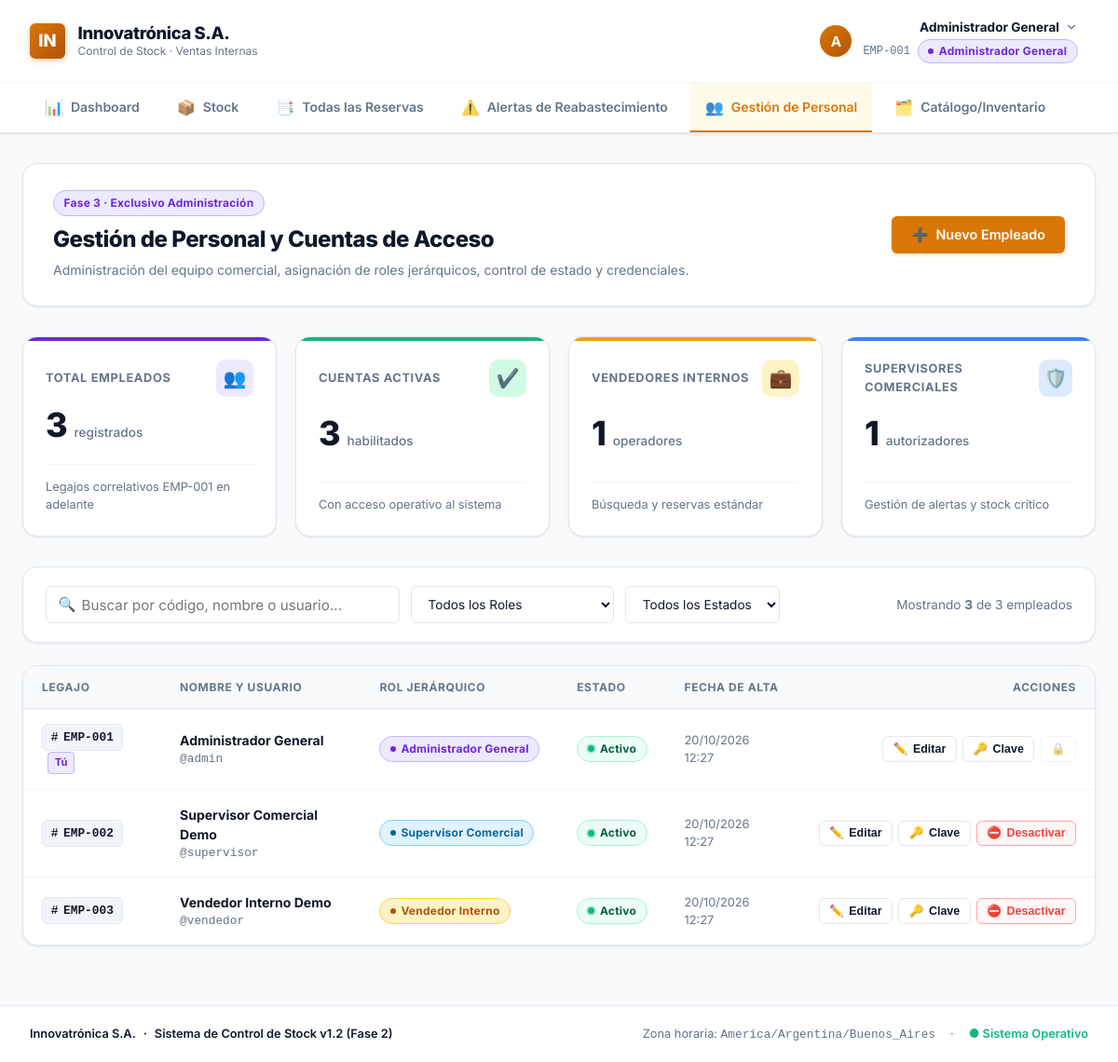
/usuarios.php (signed in), run on the app's committed database.
### tables this page shows
CREATE TABLE usuarios (
  id_empleado INT AUTO_INCREMENT PRIMARY KEY,
  codigo_empleado VARCHAR(20) NOT NULL UNIQUE,
  nombre VARCHAR(100) NOT NULL,
  usuario VARCHAR(50) NOT NULL UNIQUE,
  password_hash VARCHAR(255) NOT NULL,
  rol ENUM('VENDEDOR_INTERNO', 'SUPERVISOR_COMERCIAL', 'ADMIN') NOT NULL,
  activo TINYINT(1) NOT NULL DEFAULT 1,
  debe_cambiar_password TINYINT(1) NOT NULL DEFAULT 0,
  intentos_fallidos INT NOT NULL DEFAULT 0,
  bloqueado_hasta DATETIME NULL,
  creado_en DATETIME NOT NULL DEFAULT CURRENT_TIMESTAMP,
  actualizado_en DATETIME NOT NULL DEFAULT CURRENT_TIMESTAMP ON UPDATE CURRENT_TIMESTAMP
);

### usuarios.php (the view, shortened to what the rows shown need)
<?php
require_once __DIR__ . '/includes/auth.php';
requerir_rol(['ADMIN']);
$u_actual = usuario_actual();
$current_admin_id = (int)$u_actual['id_empleado'];
$pdo = db();
$stmtUsers = $pdo->query("
    SELECT
        id_empleado,
        codigo_empleado,
        nombre,
        usuario,
        rol,
        activo,
        debe_cambiar_password,
        DATE_FORMAT(creado_en, '%d/%m/%Y %H:%i') AS creado_en
    FROM usuarios
    ORDER BY id_empleado ASC
");
$usuarios = $stmtUsers->fetchAll(PDO::FETCH_ASSOC);
require_once __DIR__ . '/includes/header.php';
?>
<main class="container">
  <div class="dashboard-hero">
    <div>
      <h1 class="dashboard-hero-title">Gestión de Personal y Cuentas de Acceso</h1>
    </div>
  </div>
  <div class="table-card">
    <div class="table-responsive">
      <table class="data-table" id="tabla-usuarios">
        <thead>
          <tr>
            <th>Legajo</th>
            <th>Nombre y Usuario</th>
            <th>Rol Jerárquico</th>
            <th>Estado</th>
            <th>Fecha de Alta</th>
            <th style="text-align: right;">Acciones</th>
          </tr>
        </thead>
        <tbody id="tbody-usuarios">
          <?php foreach ($usuarios as $usr):
            $es_propio = ((int)$usr['id_empleado'] === $current_admin_id);
            $es_activo = ((int)$usr['activo'] === 1);
            $debe_cambiar = ((int)($usr['debe_cambiar_password'] ?? 0) === 1);
          ?>
            <tr
              data-id="<?= (int)$usr['id_empleado'] ?>"
              data-codigo="<?= h($usr['codigo_empleado']) ?>"
              data-nombre="<?= h($usr['nombre']) ?>"
              data-usuario="<?= h($usr['usuario']) ?>"
              data-rol="<?= h($usr['rol']) ?>"
              data-activo="<?= $es_activo ? '1' : '0' ?>"
              data-debe-cambiar="<?= $debe_cambiar ? '1' : '0' ?>"
            >
              <td>
                <span class="emp-code-badge">
                  <span>#</span>
                  <span><?= h($usr['codigo_empleado']) ?></span>
                </span>
                <?php if ($es_propio): ?>
                  <span class="badge-you" title="Sesión activa actual">Tú</span>
                <?php endif; ?>
              </td>
              <td>
                <div class="user-cell-meta">
                  <span class="user-cell-name"><?= h($usr['nombre']) ?></span>
                  <span class="user-cell-username">@<?= h($usr['usuario']) ?></span>
                </div>
              </td>
              <td>
                <span class="badge <?= rol_badge_class($usr['rol']) ?>">
                  <span class="badge-dot"></span>
                  <span><?= rol_label($usr['rol']) ?></span>
                </span>
              </td>
              <td>
                <?php if ($es_activo): ?>
                  <span class="badge-status badge-status-active">
                    <span class="status-dot"></span>
                    <span>Activo</span>
                  </span>
                <?php endif; ?>
              </td>
              <td style="color: var(--text-muted); font-size: 0.8rem;">
                <?= h($usr['creado_en']) ?>
              </td>
              <td style="text-align: right;">
                <div class="table-actions" style="justify-content: flex-end;">
                  <button
                    type="button"
                    class="btn-action btn-action-edit btn-trigger-edit"
                    title="Editar información del empleado"
                  >
                    <span>✏️</span>
                    <span>Editar</span>
                  </button>
                  <button
                    type="button"
                    class="btn-action btn-action-key btn-trigger-reset"
                    title="Resetear contraseña y desbloquear"
                  >
                    <span>🔑</span>
                    <span>Clave</span>
                  </button>
                  <?php if ($es_propio): ?>
                    <button
                      type="button"
                      class="btn-action"
                      disabled
                      title="No puedes desactivar tu propia cuenta administradora"
                    >
                      <span>🔒</span>
                    </button>
                  <?php elseif ($es_activo): ?>
                    <button
                      type="button"
                      class="btn-action btn-action-danger btn-trigger-toggle"
                      data-target-activo="0"
                      title="Desactivar cuenta del empleado"
                    >
                      <span>⛔</span>
                      <span>Desactivar</span>
                    </button>
                  <?php endif; ?>
                </div>
              </td>
            </tr>
          <?php endforeach; ?>
        </tbody>
      </table>
    </div>
</main>
<?php require_once __DIR__ . '/includes/footer.php'; ?>

### includes/header.php (shortened to what the rows shown need)
<?php
require_once __DIR__ . '/auth.php';
$u = usuario_actual();
$rol_badge_class = rol_badge_class();
$rol_label = rol_label();
$es_password_obligatorio = debe_cambiar_password_actual();
?>
<!DOCTYPE html>
<html lang="es">
<head>
  <link rel="stylesheet" href="assets/css/style.css?v=<?= filemtime(__DIR__ . '/../assets/css/style.css') ?>">
</head>
<body>
  <header class="app-header">
    <div class="app-header-top">
      <div class="app-user-panel">
        <?php if ($es_password_obligatorio): ?>
          <div class="app-user-info">
            <strong><?= h($u['nombre']) ?></strong>
            <div class="app-user-meta">
              <span class="app-user-id" title="Legajo del empleado"><?= h($u['codigo_empleado']) ?></span>
              <span class="badge badge-warning" id="current-user-role-badge">
                <span class="badge-dot"></span>
                Cambio obligatorio
              </span>
            </div>
          </div>
          <a href="logout.php" class="btn btn-outline btn-sm user-dropdown-item-danger" id="btn-logout" title="Cerrar sesión actual">
            <svg width="15" height="15" viewBox="0 0 24 24" fill="none" stroke="currentColor" stroke-width="2" stroke-linecap="round" stroke-linejoin="round" aria-hidden="true"><path d="M9 21H5a2 2 0 0 1-2-2V5a2 2 0 0 1 2-2h4"/><polyline points="16 17 21 12 16 7"/><line x1="21" y1="12" x2="9" y2="12"/></svg>
            <span>Cerrar Sesión</span>
          </a>
        <?php else: ?>
          <div class="user-dropdown-wrapper" id="userDropdownWrapper">
            <button type="button" class="user-menu-trigger" id="userMenuTrigger" aria-expanded="false" aria-haspopup="true" aria-label="Menú de usuario">
              <div class="user-avatar-initials">
                <?= h(mb_strtoupper(mb_substr($u['nombre'], 0, 1))) ?>
              </div>
              <div class="app-user-info">
                <div style="display: flex; align-items: center; gap: 0.35rem;">
                  <strong><?= h($u['nombre']) ?></strong>
                  <svg class="chevron-icon" width="14" height="14" viewBox="0 0 24 24" fill="none" stroke="currentColor" stroke-width="2" stroke-linecap="round" stroke-linejoin="round" aria-hidden="true"><polyline points="6 9 12 15 18 9"/></svg>
                </div>
                <div class="app-user-meta">
                  <span class="app-user-id" title="Legajo del empleado"><?= h($u['codigo_empleado']) ?></span>
                  <span class="badge <?= $rol_badge_class ?>" id="current-user-role-badge">
                    <span class="badge-dot"></span>
                    <?= h($rol_label) ?>
                  </span>
                </div>
              </div>
            </button>
          </div>
        <?php endif; ?>
      </div>
    </div>
  </header>

### data on the page
usuarios: nombre "A", nombre "Administrador General", codigo_empleado "EMP-001", shows "Tú", usuario "admin", rol "Administrador General", activo 1 (drawn), creado_en "20/10/2026 12:27"
usuarios: codigo_empleado "EMP-002", nombre "Supervisor Comercial Demo", usuario "supervisor", rol "Supervisor Comercial", activo 1 (drawn), creado_en "20/10/2026 12:27"
usuarios: codigo_empleado "EMP-003", nombre "Vendedor Interno Demo", usuario "vendedor", rol "Vendedor Interno", activo 1 (drawn), creado_en "20/10/2026 12:27"

### other printed values
$rol_label "Administrador General"
$item['icon'] "📊"
$item['title'] "Dashboard"
$item['icon'] "📦"
$item['title'] "Stock"
$item['icon'] "📑"
$item['title'] "Todas las Reservas"
$item['icon'] "⚠️"
$item['title'] "Alertas de Reabastecimiento"
$item['icon'] "👥"
$item['title'] "Gestión de Personal"
$item['icon'] "🗂️"
$item['title'] "Catálogo/Inventario"
$total_personal "3"
$total_activos "3"
